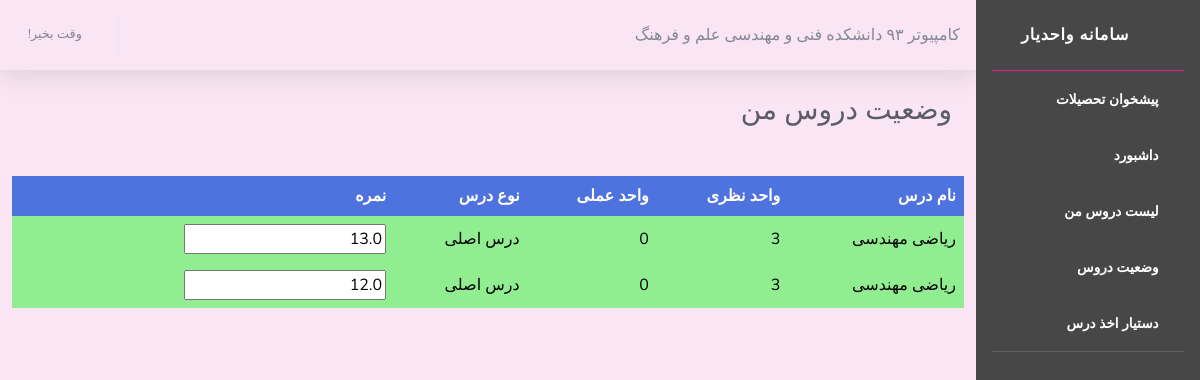
Page /courseSituation/1/ on the committed database.
### core/models.py (models this page shows, shortened)
class Study(models.Model):
    student = models.ForeignKey(
        User,
        on_delete=models.CASCADE,
        verbose_name="دانشجو"
    )
    chart = models.ForeignKey(
        'Chart',
        on_delete=models.CASCADE,
        verbose_name="چارت"
    )
    class Meta:
        verbose_name=u'مقطع تحصیلی '
        verbose_name_plural=u'مقاطع تحصیلی '

class Chart(models.Model):
    title = models.CharField(verbose_name="عنوان چارت" ,max_length = 40)
    is_active = models.BooleanField(verbose_name="فعال بودن")
    degree = models.IntegerField(choices=DEGREE_TYPE_CHOISES, verbose_name="مقطع تحصیلی")
    acceptance_date = models.DateField(verbose_name="تاریخ تصویب")
    course = models.ManyToManyField("Course" , null=True , blank=True)
    faculty = models.ForeignKey(
        'Faculty',
        on_delete=models.CASCADE,
        verbose_name="دانشکده"
    )
    class Meta:
        verbose_name=u'چارت تحصیلی '
        verbose_name_plural=u'چارت‌های تحصیلی'
    def __str__(self):
        return f" {self.title} دانشکده {self.faculty}"

class Faculty(models.Model):
    name = models.CharField(verbose_name="نام دانشکده" , max_length = 40)
    university = models.ForeignKey(
        'University',
        on_delete=models.CASCADE,
        verbose_name="نام دانشگاه"
    )
    class Meta:
        verbose_name=u'دانشکده '
        verbose_name_plural=u'دانشکده‌ها '
    def __str__(self):
        return f"{self.name} {self.university.name}"

class University(models.Model):
    name = models.CharField(verbose_name="نام دانشگاه", max_length = 40)
    has_associates_degree = models.NullBooleanField(verbose_name="مقطع کاردانی")
    has_bachelors_degree = models.NullBooleanField(verbose_name="مقطع کارشناسی")
    has_masters_degree = models.NullBooleanField(verbose_name="مقطع کارشناسی ارشد")
    has_doctorate_degree = models.NullBooleanField(verbose_name="مقطع دکتری")
    class Meta:
        verbose_name=u' دانشگاه'
        verbose_name_plural=u'دانشگاه‌ها '

class Score(models.Model):
    value = models.FloatField(verbose_name="نمره")
    is_counted = models.BooleanField(verbose_name='محاسبه شود', default=False)
    study = models.ForeignKey(
        'Study',
        on_delete=models.CASCADE,
        verbose_name="تحصیل"
    )
    course = models.ForeignKey(
        'Course',
        on_delete=models.CASCADE,
        verbose_name="درس"
    )
    class Meta:
        verbose_name=u'نمره '
        verbose_name_plural=u'نمره‌ها '

class Course(models.Model):
    title = models.CharField(verbose_name="عنوان",max_length = 20)
    course_type = models.IntegerField(choices=COURSE_TYPE_CHOISES, verbose_name="نوع درس")
    vahed_nazari = models.IntegerField(verbose_name="تعداد واحد نظری")
    vahed_amali = models.IntegerField(verbose_name="تعداد واحد عملی")
    corequisite_courses = models.ManyToManyField( #همنیاز
        'self',
        verbose_name="هم‌نیاز",
        related_name="corequisites",
        blank=True
    )
    prerequisite_courses = models.ManyToManyField(
        'self',
        verbose_name="پیش‌نیاز",
        related_name="prerequisites",
        blank=True
    )
    class Meta:
        verbose_name=u'درس '
        verbose_name_plural=u'درس‌ها '

### core/views.py (the view)
# urls.py: path('courseSituation/<int:study_id>/', views.get_courseSituation, name='courseSituation'),
def get_courseSituation(request, study_id):
    if request.method == "GET":
        study = Study.objects.get(pk=study_id)
        courses = Course.objects.all()
        scores = study.score_set.all()
        request.session['study_id'] = study_id
        return render(request, 'core/CourseSituation.html', {
            'scores': scores,
            'study': study
        })
    if request.method == 'POST':
        pass

### core/templates/core/CourseSituation.html (shortened to what this page needs)
{% extends "core/layout.html" %}
{% block edu %}
{{ study.chart }}
{% endblock edu %}
{% block content %}
        <div class="container-fluid">
          <div class=" text-right mb-4">
            <h1 class="h3 mb-5 text-gray-800">وضعیت دروس من</h1>
          </div>
          <div class="row table-responsive-sm table-responsive-md">
            <table class="custom-table">
              <thead>
                  <tr>
                      <th>نام درس</th>
                      <th>واحد نظری</th>
                      <th>واحد عملی</th>
                      <th>نوع درس </th>
                      <th> نمره</th>
                      <th>  </th>
                  </tr>
              </thead>
              <tbody>
                    {% for score in scores %}
                        <tr class="toggler toggler1">
                            <td>{{score.course.title}} </td>
                            <td>{{score.course.vahed_nazari}}</td>
                            <td>{{score.course.vahed_amali}}</td>
                            <td>{{score.course.get_course_type_display}} </td>
                            <td>
                              <input id="{{ score.course.id }}" value="{{score.value }}" type='text' placeholder='نمره'>
                            </td>
                            <td>
                            <button
                            class="fa fa-check check-btn" data-id="{{ score.course.id }}"
                            onclick="handleSubmit('{% url 'updateScore' study_id=request.session.study_id course_id=score.course.id %}', this)">
                            </button></td>
                        </tr>
                    {% endfor %}
              </tbody>
          </table>
          </div>
        </div>
 {% endblock content %}

### core/static/core/css/main.css (style rules this page uses)
body { direction: rtl; }
.custom-table { border-collapse: collapse; width: 100%; }
.custom-table th, .custom-table td { text-align: right; padding: 8px; }
.custom-table th { color: #fff }
.custom-table tr:nth-child(odd) { background-color: #f7f7ff }
.custom-table>thead>tr { background-color: #4e73df !important }
.toggler { display: none }
.toggler1 { display: table-row; }
tbody { background: #ecf0f1; }
.check-btn { color: green; border: none; background: transparent !important; font-size: 1.2em }

### rows in the picture
Study: chart "کامپیوتر ۹۳ دانشکده فنی و مهندسی علم و فرهنگ"
Score: course "ریاضی مهندسی", course.vahed_nazari "3", course.vahed_amali "0", course.course_type "درس اصلی", value "13.0"
Score: course "ریاضی مهندسی", course.vahed_nazari "3", course.vahed_amali "0", course.course_type "درس اصلی", value "12.0"
